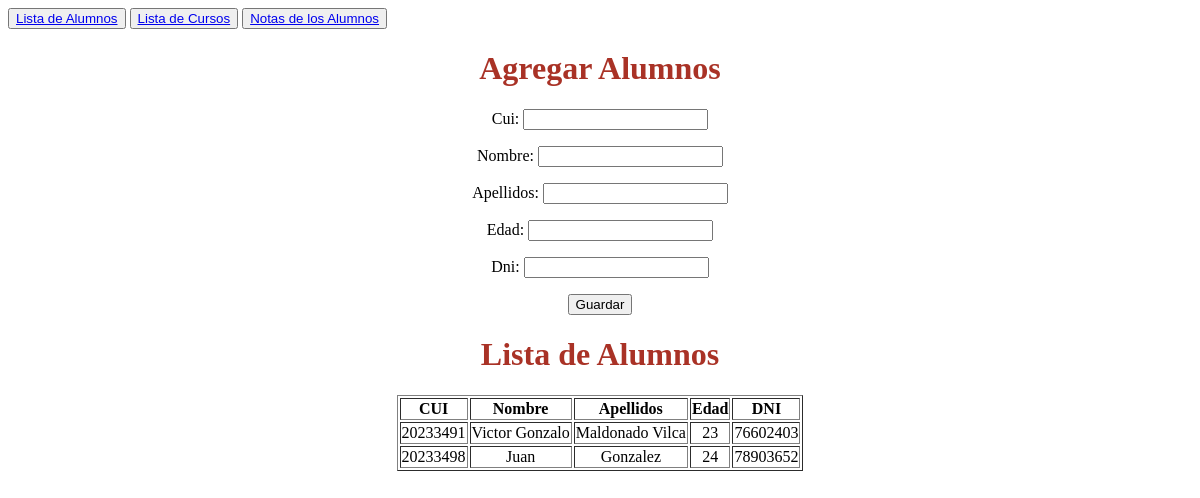
/alumnos/, run on an earlier commit of the app's database.
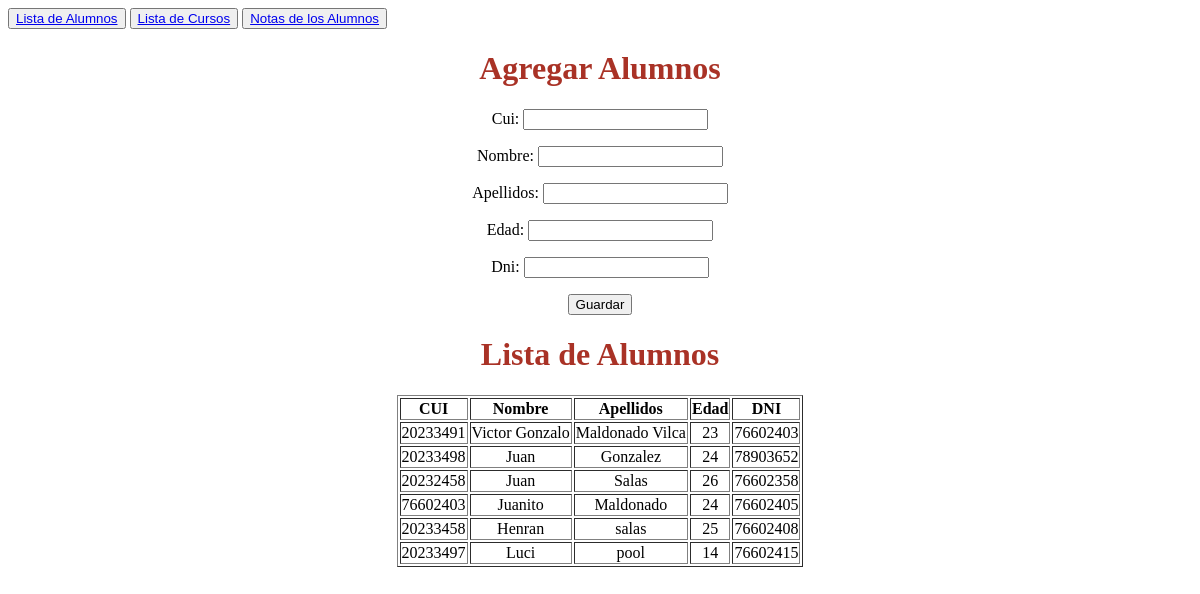
And on a later commit of the database.
### gestion_Universitaria/models.py (models this page shows, shortened)
class Alumno(models.Model):
  cui = models.IntegerField(
    validators=[
      MinValueValidator(10000000, message="Se requiere 8 digitos"),
      MaxValueValidator(99999999, message="Se requiere 8 digitos")
    ],
    unique=True
  )
  nombre = models.CharField(max_length=100)
  apellidos = models.CharField(max_length=100)
  edad = models.IntegerField(validators=[MinValueValidator(0), MaxValueValidator(100)])
  dni = models.IntegerField(
    validators=[
      MinValueValidator(10000000, message="Se requiere 8 digitos"),
      MaxValueValidator(99999999, message="Se requiere 8 digitos")
    ]
  )

### gestion_Universitaria/views.py (the view)
# urls.py: path('alumnos/', views.agregar_alumno, name='agregar_alumno'),
def agregar_alumno(request):
  if request.method == 'POST':
    form = AlumnoForm(request.POST)
    if form.is_valid():
      form.save()
      return redirect('agregar_alumno')
  else:
    form = AlumnoForm()
  alumnos = Alumno.objects.all()
  return render(request, 'gestion_Universitaria/agregar_alumno.html', {'form': form, 'alumnos': alumnos})

### gestion_Universitaria/forms.py
class AlumnoForm(forms.ModelForm):
  class Meta:
    model = Alumno
    fields = ['cui', 'nombre', 'apellidos', 'edad', 'dni']

### gestion_Universitaria/templates/gestion_Universitaria/agregar_alumno.html (shortened to what this page needs)
<!DOCTYPE HTML>
<html>
  <head>
  </head>
  <body>
    <nav>
      <button class="navegaacion"><a href="#">Lista de Alumnos</a></button>
      <button class="navegaacion"><a href="{% url 'agregar_curso' %}">Lista de Cursos</a></button>
      <button class="navegaacion"><a href="{% url 'agregar_nota' %}">Notas de los Alumnos</a></button>
    </nav>
    <div>
      <center>
        <h1 style="color: #A93226">Agregar Alumnos</h1>
        <form method="POST">
          {{ form.as_p }}
          <button class="boton" type="submit">Guardar</button>
        </form>
      </center>
    </div>
    <div>
      <center>
        <h1 style="color: #A93226">Lista de Alumnos</h1>
        {% if alumnos %}
          <table border="1" style="text-align: center">
            <tr>
              <th>CUI</th>
              <th>Nombre</th>
              <th>Apellidos</th>
              <th>Edad</th>
              <th>DNI</th>
            </tr>
            {% for alumno in alumnos %}
              <tr>
                <td>{{ alumno.cui }}</td>
                <td>{{ alumno.nombre }}</td>
                <td>{{ alumno.apellidos }}</td>
                <td>{{ alumno.edad }}</td>
                <td>{{ alumno.dni }}</td>
              </tr>
            {% endfor %}
          </table>
        {% else %}
          <p>No hay alumnos en la base de datos.</p>
        {% endif %}
      </center>
    </div>
  </body>
</html>

What changed in the data, as far as the page shows it:
added Alumno: cui "20232458", nombre "Juan", apellidos "Salas", edad "26", dni "76602358"
added Alumno: cui "76602403", nombre "Juanito", apellidos "Maldonado", edad "24", dni "76602405"
added Alumno: cui "20233458", nombre "Henran", apellidos "salas", edad "25", dni "76602408"
added Alumno: cui "20233497", nombre "Luci", apellidos "pool", edad "14", dni "76602415"
